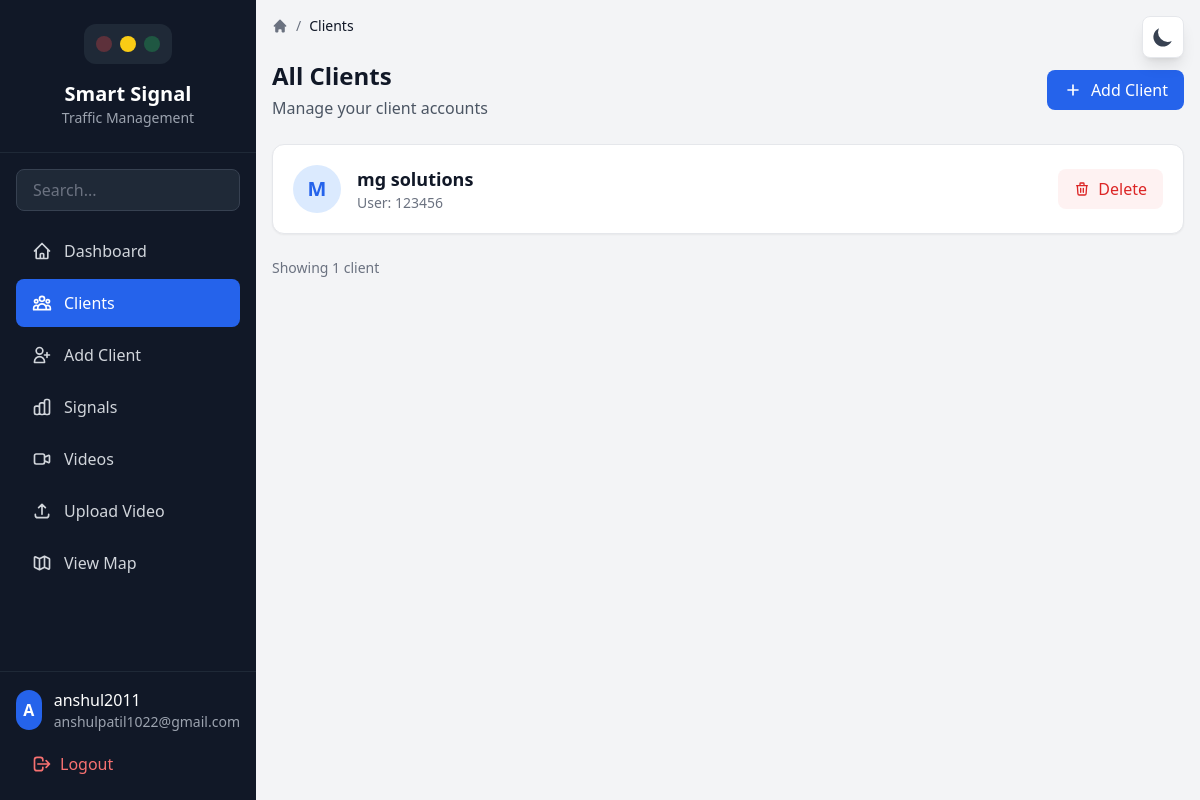
Page /clients/ (signed in) on the committed database.
### core/models.py (models this page shows, shortened)
class User(AbstractUser):
    is_admin = models.BooleanField(default=False)

class Client(models.Model):
    user = models.OneToOneField(User, on_delete=models.CASCADE)
    company_name = models.CharField(max_length=100)
    city = models.CharField(max_length=100)
    site = models.CharField(max_length=100)

### core/views.py (the view)
# urls.py: path('clients/', views.list_clients, name='list_clients'),
@login_required
def list_clients(request):
    clients = Client.objects.all()
    return render(request, 'core/list_clients.html', {'clients': clients})

### core/templates/core/list_clients.html (shortened to what this page needs)
{% extends "base.html" %}
{% load static %}
{% block breadcrumb %}Clients{% endblock %}
{% block content %}
<div class="mb-6 flex flex-col sm:flex-row sm:items-center sm:justify-between gap-4">
  <div>
    <h1 class="text-2xl font-bold text-gray-900 dark:text-white">All Clients</h1>
    <p class="text-gray-600 dark:text-gray-400 mt-1">Manage your client accounts</p>
  </div>
  <a href="{% url 'add_client' %}" class="inline-flex items-center gap-2 px-4 py-2 bg-blue-600 text-white rounded-lg hover:bg-blue-700 transition font-medium">
    <svg class="w-5 h-5" fill="none" stroke="currentColor" viewBox="0 0 24 24">
      <path stroke-linecap="round" stroke-linejoin="round" stroke-width="2" d="M12 6v6m0 0v6m0-6h6m-6 0H6"/>
    </svg>
    Add Client
  </a>
</div>
{% if clients %}
<div class="grid gap-4">
  {% for client in clients %}
  <div class="bg-white dark:bg-gray-800 rounded-xl shadow-sm border border-gray-200 dark:border-gray-700 p-5 hover:shadow-md transition">
    <div class="flex flex-col sm:flex-row sm:items-center sm:justify-between gap-4">
      <div class="flex items-center gap-4">
        <div class="w-12 h-12 rounded-full bg-blue-100 dark:bg-blue-900/30 flex items-center justify-center">
          <span class="text-xl font-bold text-blue-600 dark:text-blue-400">{{ client.company_name|slice:":1"|upper }}</span>
        </div>
        <div>
          <h3 class="text-lg font-semibold text-gray-900 dark:text-white">{{ client.company_name }}</h3>
          {% if client.user %}
          <p class="text-sm text-gray-500 dark:text-gray-400">User: {{ client.user.username }}</p>
          {% endif %}
        </div>
      </div>
      <div class="flex items-center gap-3">
        <a href="{% url 'delete_client' client.id %}" class="inline-flex items-center gap-2 px-4 py-2 bg-red-50 dark:bg-red-900/20 text-red-600 dark:text-red-400 rounded-lg hover:bg-red-100 dark:hover:bg-red-900/40 transition font-medium">
          <svg class="w-4 h-4" fill="none" stroke="currentColor" viewBox="0 0 24 24">
            <path stroke-linecap="round" stroke-linejoin="round" stroke-width="2" d="M19 7l-.867 12.142A2 2 0 0116.138 21H7.862a2 2 0 01-1.995-1.858L5 7m5 4v6m4-6v6m1-10V4a1 1 0 00-1-1h-4a1 1 0 00-1 1v3M4 7h16"/>
          </svg>
          Delete
        </a>
      </div>
    </div>
  </div>
  {% endfor %}
</div>
<div class="mt-6 text-sm text-gray-500 dark:text-gray-400">
  Showing {{ clients|length }} client{% if clients|length != 1 %}s{% endif %}
</div>
{% endif %}
{% endblock %}

### core/templates/base.html (shortened to what this page needs)
{% load static %}
<!DOCTYPE html>
<html lang="en" class="h-full">
<head>
  <script src="https://cdn.tailwindcss.com"></script>
</head>
<body class="h-full bg-gray-100 dark:bg-gray-900 text-gray-900 dark:text-gray-100 transition-colors duration-300">
  <div class="fixed top-4 right-4 z-50">
    <button id="themeToggle" class="p-2 rounded-lg bg-white dark:bg-gray-800 shadow-lg border border-gray-200 dark:border-gray-700 hover:bg-gray-50 dark:hover:bg-gray-700 transition">
      <svg id="moonIcon" class="w-6 h-6 text-gray-700 dark:text-gray-300" fill="currentColor" viewBox="0 0 20 20">
        <path d="M17.293 13.293A8 8 0 016.707 2.707a8.001 8.001 0 1010.586 10.586z"/>
      </svg>
    </button>
  </div>
  <aside id="sidebar" class="fixed inset-y-0 left-0 z-40 w-64 bg-gray-900 dark:bg-gray-950 transform -translate-x-full lg:translate-x-0 transition-transform duration-300 ease-in-out">
    <div class="flex flex-col h-full">
      <div class="p-6 border-b border-gray-800">
        <div class="flex items-center justify-center mb-4">
          <div class="traffic-light flex gap-2 bg-gray-800 p-3 rounded-xl">
            <div class="light w-4 h-4 rounded-full bg-red-500"></div>
            <div class="light w-4 h-4 rounded-full bg-yellow-400"></div>
            <div class="light w-4 h-4 rounded-full bg-green-500"></div>
          </div>
        </div>
        <h1 class="text-xl font-bold text-white text-center">Smart Signal</h1>
        <p class="text-gray-400 text-sm text-center">Traffic Management</p>
      </div>
      <div class="p-4">
        <input type="text" id="sidebarSearch" placeholder="Search..."
          class="w-full px-4 py-2 bg-gray-800 border border-gray-700 rounded-lg text-gray-200 placeholder-gray-500 focus:outline-none focus:ring-2 focus:ring-blue-500 focus:border-transparent">
      </div>
      <nav class="flex-1 px-4 pb-4 overflow-y-auto">
        <ul class="space-y-1">
          <li>
            <a href="{% url 'home' %}" class="nav-link flex items-center gap-3 px-4 py-3 rounded-lg text-gray-300 hover:bg-gray-800 hover:text-white transition {% if request.path == '/' %}bg-blue-600 text-white{% endif %}">
              <svg class="w-5 h-5" fill="none" stroke="currentColor" viewBox="0 0 24 24"><path stroke-linecap="round" stroke-linejoin="round" stroke-width="2" d="M3 12l2-2m0 0l7-7 7 7M5 10v10a1 1 0 001 1h3m10-11l2 2m-2-2v10a1 1 0 01-1 1h-3m-6 0a1 1 0 001-1v-4a1 1 0 011-1h2a1 1 0 011 1v4a1 1 0 001 1m-6 0h6"/></svg>
              Dashboard
            </a>
          </li>
          <li>
            <a href="{% url 'list_clients' %}" class="nav-link flex items-center gap-3 px-4 py-3 rounded-lg text-gray-300 hover:bg-gray-800 hover:text-white transition {% if 'clients' in request.path %}bg-blue-600 text-white{% endif %}">
              Clients
            </a>
          </li>
          <li>
            <a href="{% url 'add_client' %}" class="nav-link flex items-center gap-3 px-4 py-3 rounded-lg text-gray-300 hover:bg-gray-800 hover:text-white transition {% if 'add-client' in request.path %}bg-blue-600 text-white{% endif %}">
              <svg class="w-5 h-5" fill="none" stroke="currentColor" viewBox="0 0 24 24"><path stroke-linecap="round" stroke-linejoin="round" stroke-width="2" d="M18 9v3m0 0v3m0-3h3m-3 0h-3m-2-5a4 4 0 11-8 0 4 4 0 018 0zM3 20a6 6 0 0112 0v1H3v-1z"/></svg>
              Add Client
            </a>
          </li>
          <li>
            <a href="{% url 'show_signals' %}" class="nav-link flex items-center gap-3 px-4 py-3 rounded-lg text-gray-300 hover:bg-gray-800 hover:text-white transition {% if 'signals' in request.path %}bg-blue-600 text-white{% endif %}">
              Signals
            </a>
          </li>
          <li>
            <a href="{% url 'list_videos' %}" class="nav-link flex items-center gap-3 px-4 py-3 rounded-lg text-gray-300 hover:bg-gray-800 hover:text-white transition ">
              <svg class="w-5 h-5" fill="none" stroke="currentColor" viewBox="0 0 24 24"><path stroke-linecap="round" stroke-linejoin="round" stroke-width="2" d="M15 10l4.553-2.276A1 1 0 0121 8.618v6.764a1 1 0 01-1.447.894L15 14M5 18h8a2 2 0 002-2V8a2 2 0 00-2-2H5a2 2 0 00-2 2v8a2 2 0 002 2z"/></svg>
              Videos
            </a>
          </li>
          <li>
            <a href="{% url 'upload_video' %}" class="nav-link flex items-center gap-3 px-4 py-3 rounded-lg text-gray-300 hover:bg-gray-800 hover:text-white transition {% if 'upload' in request.path %}bg-blue-600 text-white{% endif %}">
              <svg class="w-5 h-5" fill="none" stroke="currentColor" viewBox="0 0 24 24"><path stroke-linecap="round" stroke-linejoin="round" stroke-width="2" d="M4 16v1a3 3 0 003 3h10a3 3 0 003-3v-1m-4-8l-4-4m0 0L8 8m4-4v12"/></svg>
              Upload Video
            </a>
          </li>
          <li>
            <a href="{% url 'show_map' %}" class="nav-link flex items-center gap-3 px-4 py-3 rounded-lg text-gray-300 hover:bg-gray-800 hover:text-white transition {% if 'map' in request.path %}bg-blue-600 text-white{% endif %}">
              <svg class="w-5 h-5" fill="none" stroke="currentColor" viewBox="0 0 24 24"><path stroke-linecap="round" stroke-linejoin="round" stroke-width="2" d="M9 20l-5.447-2.724A1 1 0 013 16.382V5.618a1 1 0 011.447-.894L9 7m0 13l6-3m-6 3V7m6 10l4.553 2.276A1 1 0 0021 18.382V7.618a1 1 0 00-.553-.894L15 4m0 13V4m0 0L9 7"/></svg>
              View Map
            </a>
          </li>
        </ul>
      </nav>
      <div class="p-4 border-t border-gray-800">
        {% if user.is_authenticated %}
        <div class="flex items-center gap-3 mb-3">
          <div class="w-10 h-10 rounded-full bg-blue-600 flex items-center justify-center text-white font-semibold">
            {{ user.username|slice:":1"|upper }}
          </div>
          <div>
            <p class="text-white font-medium">{{ user.username }}</p>
            <p class="text-gray-400 text-sm">{{ user.email|default:"User" }}</p>
          </div>
        </div>
        <form method="post" action="{% url 'logout' %}" class="m-0">
          <button type="submit" class="flex items-center gap-2 px-4 py-2 text-red-400 hover:bg-gray-800 rounded-lg transition w-full">
            <svg class="w-5 h-5" fill="none" stroke="currentColor" viewBox="0 0 24 24"><path stroke-linecap="round" stroke-linejoin="round" stroke-width="2" d="M17 16l4-4m0 0l-4-4m4 4H7m6 4v1a3 3 0 01-3 3H6a3 3 0 01-3-3V7a3 3 0 013-3h4a3 3 0 013 3v1"/></svg>
            Logout
          </button>
        </form>
        {% endif %}
      </div>
    </div>
  </aside>
  <main class="lg:ml-64 min-h-screen">
    <div class="p-4 pt-16 lg:pt-4">
      <nav class="mb-6">
        <ol class="flex items-center gap-2 text-sm text-gray-500 dark:text-gray-400">
          <li>
            <a href="{% url 'home' %}" class="hover:text-blue-600 dark:hover:text-blue-400 transition">
              <svg class="w-4 h-4" fill="currentColor" viewBox="0 0 20 20"><path d="M10.707 2.293a1 1 0 00-1.414 0l-7 7a1 1 0 001.414 1.414L4 10.414V17a1 1 0 001 1h2a1 1 0 001-1v-2a1 1 0 011-1h2a1 1 0 011 1v2a1 1 0 001 1h2a1 1 0 001-1v-6.586l.293.293a1 1 0 001.414-1.414l-7-7z"/></svg>
            </a>
          </li>
          <li><span>/</span></li>
          <li class="text-gray-900 dark:text-gray-100 font-medium">{% block breadcrumb %}Dashboard{% endblock %}</li>
        </ol>
      </nav>
      <div class="max-w-7xl mx-auto">
        {% block content %}{% endblock %}
      </div>
    </div>
  </main>
</body>
</html>

### core/templates/base.html (style rules this page uses)
.traffic-light .light { opacity: 0.3; transition: opacity 0.3s; }
.traffic-light .light.active { opacity: 1; }

### rows in the picture
User: username "A", username "anshul2011", email "anshulpatil1022@gmail.com"
Client: company_name "M", company_name "mg solutions", user.username "123456"

### other values in the picture
{{ clients|length }} "1"
